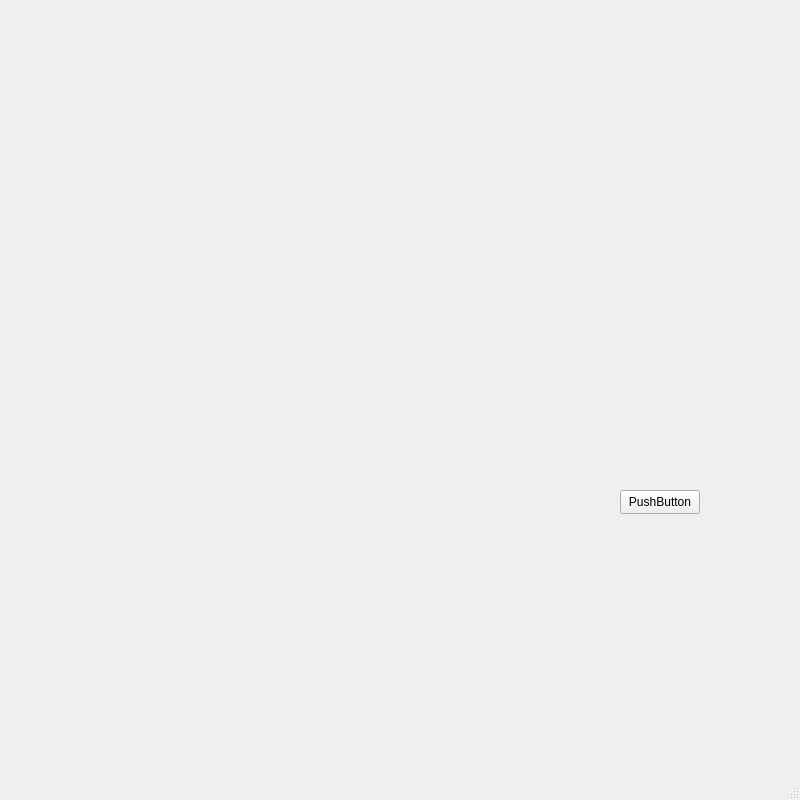
<?xml version="1.0" encoding="UTF-8"?>
<ui version="4.0">
 <class>MainWindow</class>
 <widget class="QMainWindow" name="MainWindow">
  <property name="geometry">
   <rect>
    <x>0</x>
    <y>0</y>
    <width>800</width>
    <height>800</height>
   </rect>
  </property>
  <property name="windowTitle">
   <string>MainWindow</string>
  </property>
  <widget class="QWidget" name="centralwidget">
   <widget class="OutputScreen" name="widget" native="true">
    <property name="geometry">
     <rect>
      <x>40</x>
      <y>40</y>
      <width>300</width>
      <height>300</height>
     </rect>
    </property>
   </widget>
   <widget class="OutputScreen" name="widget_2" native="true">
    <property name="geometry">
     <rect>
      <x>450</x>
      <y>40</y>
      <width>300</width>
      <height>300</height>
     </rect>
    </property>
   </widget>
   <widget class="OutputScreen" name="widget_3" native="true">
    <property name="geometry">
     <rect>
      <x>250</x>
      <y>360</y>
      <width>300</width>
      <height>300</height>
     </rect>
    </property>
   </widget>
   <widget class="QPushButton" name="pushButton">
    <property name="geometry">
     <rect>
      <x>620</x>
      <y>490</y>
      <width>80</width>
      <height>24</height>
     </rect>
    </property>
    <property name="text">
     <string>PushButton</string>
    </property>
   </widget>
  </widget>
  <widget class="QMenuBar" name="menubar">
   <property name="geometry">
    <rect>
     <x>0</x>
     <y>0</y>
     <width>800</width>
     <height>21</height>
    </rect>
   </property>
  </widget>
  <widget class="QStatusBar" name="statusbar"/>
 </widget>
 <customwidgets>
  <customwidget>
   <class>OutputScreen</class>
   <extends>QWidget</extends>
   <header>outputscreen.h</header>
   <container>1</container>
  </customwidget>
 </customwidgets>
 <resources/>
 <connections>
  <connection>
   <sender>pushButton</sender>
   <signal>pressed()</signal>
   <receiver>MainWindow</receiver>
   <slot>StartAnimation()</slot>
   <hints>
    <hint type="sourcelabel">
     <x>659</x>
     <y>522</y>
    </hint>
    <hint type="destinationlabel">
     <x>399</x>
     <y>399</y>
    </hint>
   </hints>
  </connection>
 </connections>
 <slots>
  <slot>StartAnimation()</slot>
 </slots>
</ui>
